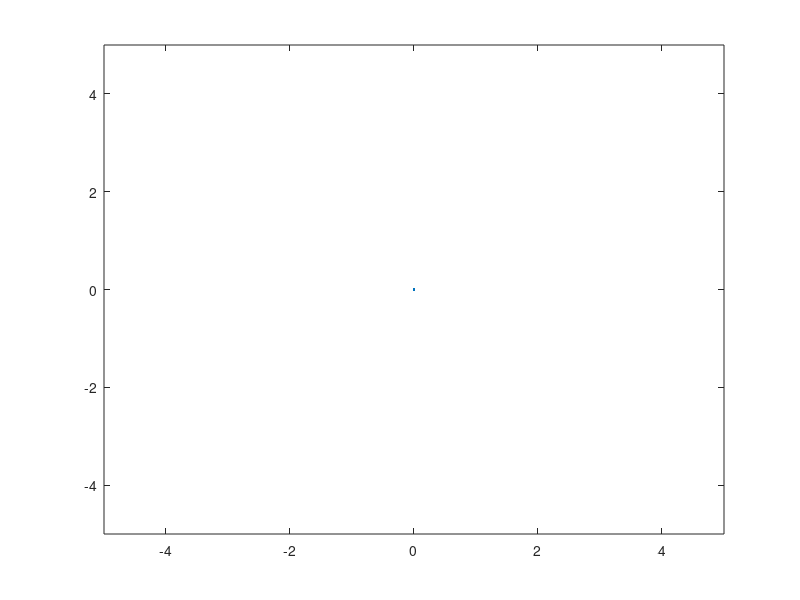

This chart was generated by the following MATLAB code: (Note: this script raises an error after producing the figure.)
it = 0;
cx = 0;
cy = 0;
ct = 0;
v = 0.5;
w = 0;

ax = 0;
ay = 0;
at = 0;

cxp = [0];
cyp = [0];

plotGraph = plot(cx, cy);
xlim([-5 5]);
ylim([-5 5]);

while ishandle(plotGraph)
    [ nx, ny, nt ] = SimDiffRob( cx, cy, ct, it, v, w );
   
    cx = nx;
    cy = ny;
    ct = nt;
    it = it + 0.1;
    pause(0.1);
    
    cxp(end+1) = cx;
    cyp(end+1) = cy;
    set(plotGraph, 'XData', cxp, 'YData', cyp); 
    
    if sqrt((cx - ax)^2 + (cy - ay)^2) >= 4
        ax = 0;
        ay = 0;
        at = at + pi*0.5;
        
        w = 0.1;
        v = 0;
        while ct < at
            [ nx, ny, nt ] = SimDiffRob( cx, cy, ct, it, v, w );
            cx = nx;
            cy = ny;
            ct = nt;
            it = it + 0.1;
            pause(0.1);

        end
        
        ax = cx;
        ay = cy;
        
        w = 0;
        v = 0.5;
    end
end
